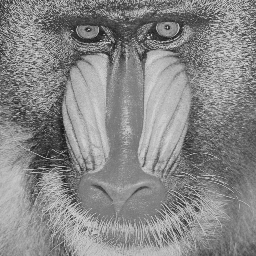
#> input picture Pic/BABOON.BMP, 256 x 256 px, found by its file name
$ python SignalDetection.py
#> lines starting #> are read from the running program, lines starting #| are printed output that depends on the picture; long printed decimals are rounded
import numpy as np
import cv2
import matplotlib.pyplot as plt
import math
from statistics import covariance

file_path_1 = '/Users/lonersmac/Documents/Docs/113-1/DJJ Project/Pic/BABOON.BMP'
file_path_2 = '/Users/lonersmac/Documents/Docs/113-1/DJJ Project/Pic/peppers256.bmp'
file_path_3 = '/Users/lonersmac/Documents/Docs/113-1/DJJ Project/Pic/BABOON_BRIGHT.bmp'

image1 = cv2.imread(file_path_1, cv2.IMREAD_GRAYSCALE)
#> image1 is the input picture: shape (256, 256); min 22, max 223, mean 135.7
image2 = cv2.imread(file_path_2, cv2.IMREAD_GRAYSCALE)
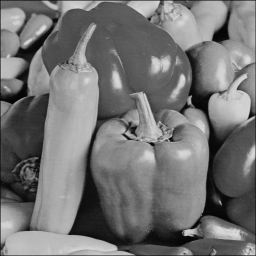
#> input picture Pic/peppers256.bmp, 256 x 256 px, found by its file name
#> image2 is the input picture: shape (256, 256); min 3, max 220, mean 115.6
image3 = cv2.imread(file_path_3, cv2.IMREAD_GRAYSCALE)
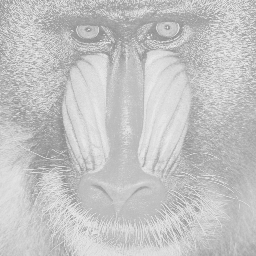
#> input picture Pic/BABOON_BRIGHT.bmp, 256 x 256 px, found by its file name
#> image3 is the input picture: shape (256, 256); min 139, max 239, mean 195.6

def NRMSE(img1, img2):
    if img1.shape != img2.shape:
        return "Error! Not the same dimension"
    else:
        diff = img2.astype(np.float32) - img1.astype(np.float32)
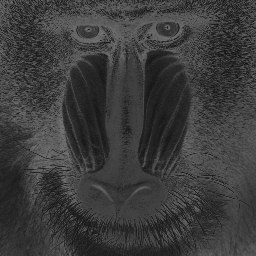
#> diff: shape (256, 256) float32; min 16, max 117, mean 59.9
        row, col = img1.shape
#> row = 256; col = 256

        error_sum = np.float32(0)
        mean_sum = np.float32(0)

        for i in range(0, row):
            for j in range(0, col):
                error_sum += (diff[i][j].astype(np.float32))**2
                mean_sum += (img1[i][j].astype(np.float32))**2
#> after the loop, error_sum = 259716424; mean_sum = 1.31e+09
#| NRMSE: 0.446

        return (error_sum/mean_sum)**0.5

def PSNR(img1, img2):
    if img1.shape != img2.shape:
        return "Error! Not the same dimension"
    else:
        x_max = np.float32(255)
#> x_max = 255
        diff = img2.astype(np.float32) - img1.astype(np.float32)
        row, col = img1.shape
#> row = 256; col = 256
        error_sum = np.float32(0)
#> error_sum = 0

        for i in range(0, row):
            for j in range(0, col):
                error_sum += (diff[i][j].astype(np.float32))**2
#> after the loop, error_sum = 259716424
        mse = error_sum /np.float32((row+1)*(col+1))
#> mse = 3932.2
        psnr = (math.log10(x_max**2 / mse)) * 10.0
#> psnr = 12.18
#| PSNR: 12.184

        return psnr

def SSIM(img1, img2, c1=0.01, c2=0.03):
#> called with c1 = 0.01, c2 = 0.03
    if img1.shape != img2.shape:
        return "Error! Not the same dimension"
    else:
        L = np.float32(255)
#> L = 255
        row, col = img1.shape
#> row = 256; col = 256
        error_sum = np.float32(0)
#> error_sum = 0
        mean_x = np.mean(img1)
#> mean_x = 135.7
        mean_y = np.mean(img2)
#> mean_y = 195.6
        var_x = np.var(img1)
#> var_x = 1503.6
        var_y = np.var(img2)
#> var_y = 375.9
        cov_xy = np.cov(img1.flatten(), img2.flatten())[0, 1]
#> cov_xy = 751.7

        # print(cov_xy)
        ssim = (2*mean_x*mean_y+(c1*L)**2) * (2*cov_xy+(c2*L)**2) / (mean_x**2+mean_y**2+(c2*L)**2) / (var_x+var_y+(c2*L)**2)
#> ssim = 0.754
        return ssim

print("Result of image 1&3:")
print("NRMSE:",NRMSE(image1, image3))
print("PSNR:",PSNR(image1, image3))
print("SSIM:",SSIM(image1, image3))
#| SSIM: 0.7543
print("Result of image 1&2:")
print("NRMSE:",NRMSE(image1, image2))
#> in NRMSE (call 2), `diff = img2.astype(np.float32) - img1.astype(np.float32)`:
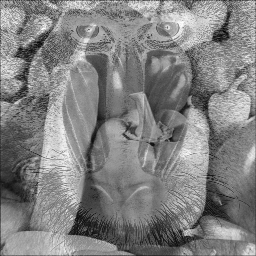
#> diff: shape (256, 256) float32; min -210, max 164, mean -20.1; drawn with min black and max white
#> in NRMSE (call 2), `error_sum = np.float32(0)`: error_sum = 0
#> after the loop in NRMSE (call 2), `for i in range(0, row):`: error_sum = 293569202; mean_sum = 1.31e+09
#| NRMSE: 0.4742
print("PSNR:",PSNR(image1, image2))
#| PSNR: 11.652
print("SSIM:",SSIM(image1, image2))
#| SSIM: 0.0584
